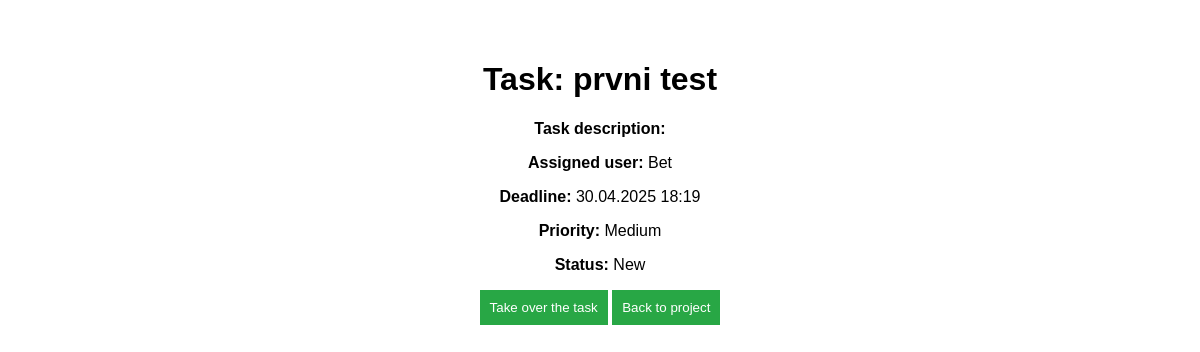
The app's page /task/1/ (signed in) with its own data.
### modely/models.py (models this page shows)
class Task(models.Model):
    Priority_list = [
        (1, 'Low'),
        (2, 'Medium'),
        (3, 'High'),
    ]
    Status_list = [
        ('new', 'New'),
        ('in_progress', 'In_progress'),
        ('Completed', 'completed'),
    ]
    name = models.CharField(max_length= 100)
    description = models.TextField(max_length=600)
    assigned_user = models.ForeignKey(User, on_delete=models.SET_NULL, null=True, blank=True)
    project = models.ForeignKey(Project, on_delete=models.CASCADE, related_name='tasks')
    created_at = models.DateTimeField(auto_now_add=True)
    deadline = models.DateTimeField()
    priority = models.IntegerField(choices=Priority_list, default=2)
    status = models.CharField(max_length=25, choices=Status_list, default='new')

class User(AbstractUser):
    objects = UserManager()
    projects = models.ManyToManyField("Project", related_name="users")
    groups = models.ManyToManyField(
        "auth.Group", related_name="custom_user_set", blank=True
    )
    user_permissions = models.ManyToManyField(
        "auth.Permission", related_name="custom_user_permissions", blank=True
    )
    def __str__(self):
        return self.username

### taskapp/views.py (the view)
# urls.py: path("task/<int:task_id>/", taskapp_views.task_detail_view, name="task_detail"),
@login_required
def task_detail_view(request, task_id):
    task = get_object_or_404(Task, id=task_id)
    return render(request, "myproject/task_detail.html", {"task": task})

### templates/myproject/task_detail.html (shortened to what this page needs)
{% extends "base.html" %}
{% block content %}
<div class="container">
    <h1>Task: {{ task.name }}</h1>
    <p><strong>Task description:</strong> {{ Task.description }}</p>
    <p><strong>Assigned user:</strong> {{ task.assigned_user }}</p>
    <p><strong>Deadline:</strong> {{ task.deadline|date:"d.m.Y H:i" }}</p>
    <p><strong>Priority:</strong> {{ task.get_priority_display }}</p>
    <p><strong>Status:</strong> {{ task.get_status_display }}</p>
    <a href="{% url 'claim_task' task.id %}"><button>Take over the task</button></a>
    <a href="{% url 'project_detail' task.project.id %}"><button>Back to project</button></a>
</div>
{% endblock %}

### templates/base.html (style rules this page uses)
body { font-family: Arial, sans-serif; margin: 20px; padding: 20px; }
.container { max-width: 400px; margin: auto; text-align: center; }
button { background-color: #28a745; color: white; padding: 10px; border: none; cursor: pointer; }

### records on screen
Task: name "prvni test", assigned_user "Bet", deadline "30.04.2025 18:19", priority "Medium", status "New"
